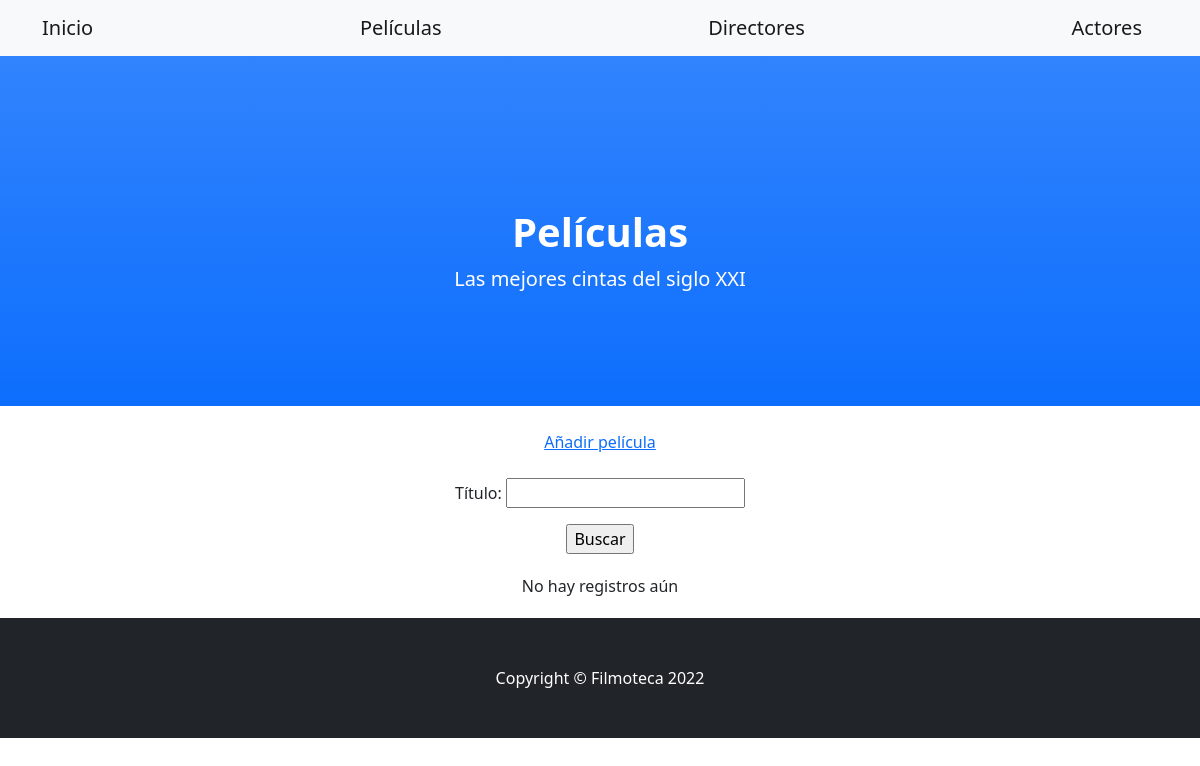
/peliculas/, run on an earlier commit of the app's database.
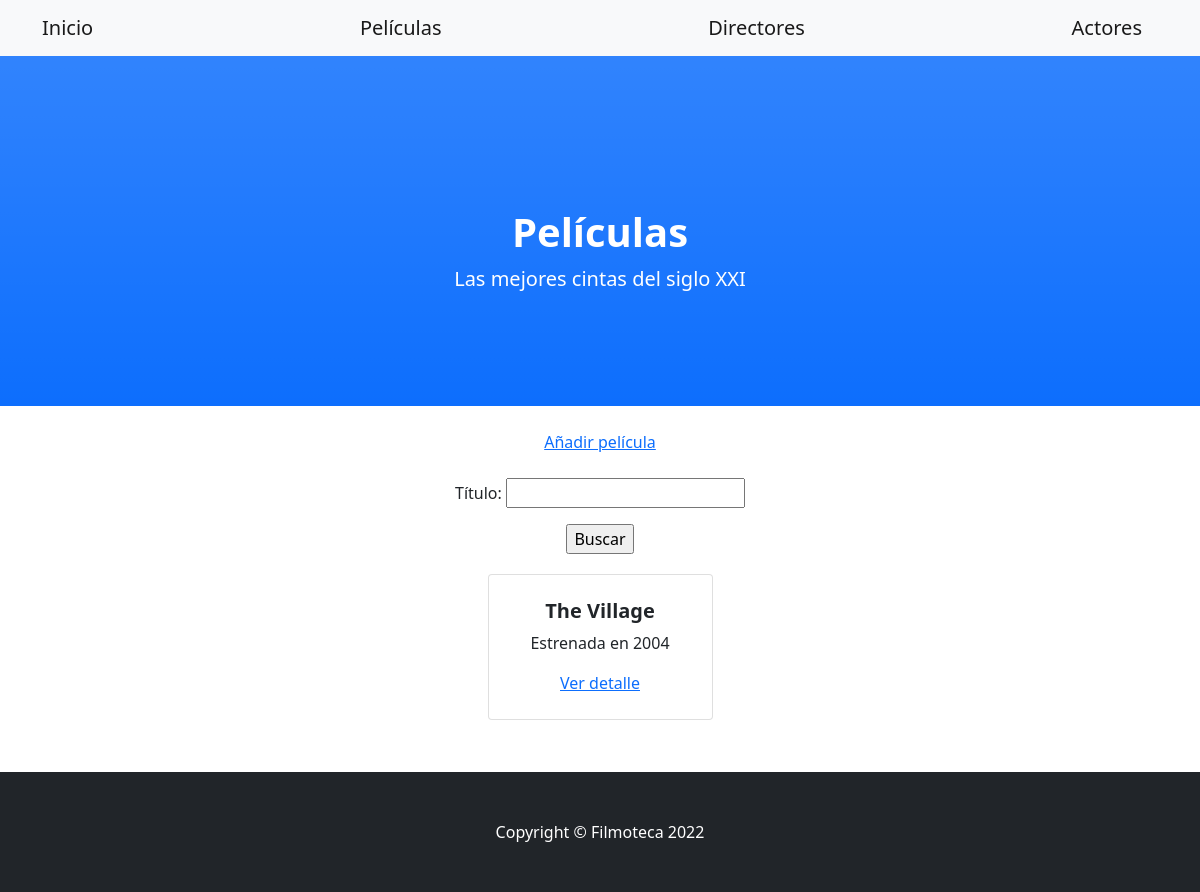
And on a later commit of the database.
### filmoteca/models.py (models this page shows, shortened)
class Pelicula(models.Model):
    titulo = models.CharField(max_length=60)
    director = models.CharField(max_length=40)
    genero = models.CharField(max_length=20)
    duracion = models.IntegerField()
    estreno = models.IntegerField()
    poster = models.ImageField(upload_to="posters")
    creado = models.DateTimeField(auto_now_add=True)
    actualizado = models.DateTimeField(auto_now=True)

### filmoteca/views.py (the view)
# urls.py: path('peliculas/', PeliculaList.as_view(), name='peliculas'),
class PeliculaList(ListView):
    model = Pelicula
    template_name = "filmoteca/pelicula_list.html"

### filmoteca/templates/filmoteca/pelicula_list.html (shortened to what this page needs)
{% extends 'filmoteca/base_templates.html' %}
{% block header1 %}Películas{% endblock %}
{% block header2 %}Las mejores cintas del siglo XXI{% endblock %}
{% block boton %}
    <center>
        <br>
        <a href="{% url 'peliculas_añadir' %}">Añadir película</a>
    </center>
{% endblock boton %}
{% block buscador %}
    <form action="{% url 'peliculas_resultados' %}" method="GET">
        <br>
        <center>
            <p>
                Título:
                <input type="text" name="titulo">
            </p>
        <input type="submit" value="Buscar">
        </center>
    </form>
{% endblock buscador %}
{% block lista %}
    {% if object_list %}
        {% for pelicula in object_list %}
            <div class="col mb-5">
                <div class="card h-100">
                    <div class="card-body p-4">
                        <div class="text-center">
                            <h5 class="fw-bolder">{{pelicula.titulo}}</h5>
                            <p>Estrenada en {{pelicula.estreno}}</p>
                            <a href="{% url 'peliculas_detail' pelicula.id %}">Ver detalle</a>
                        </div>
                    </div>
                </div>
            </div>
        {% endfor %}
    {% else %}
        <br>
        <center>
            <p>No hay registros aún</p>
        </center>
    {% endif %}
{% endblock lista %}

What changed in the data, as far as the page shows it:
added Pelicula: titulo "The Village", estreno "2004"
Also different on the page:
text no longer shown: "No hay registros aún"
